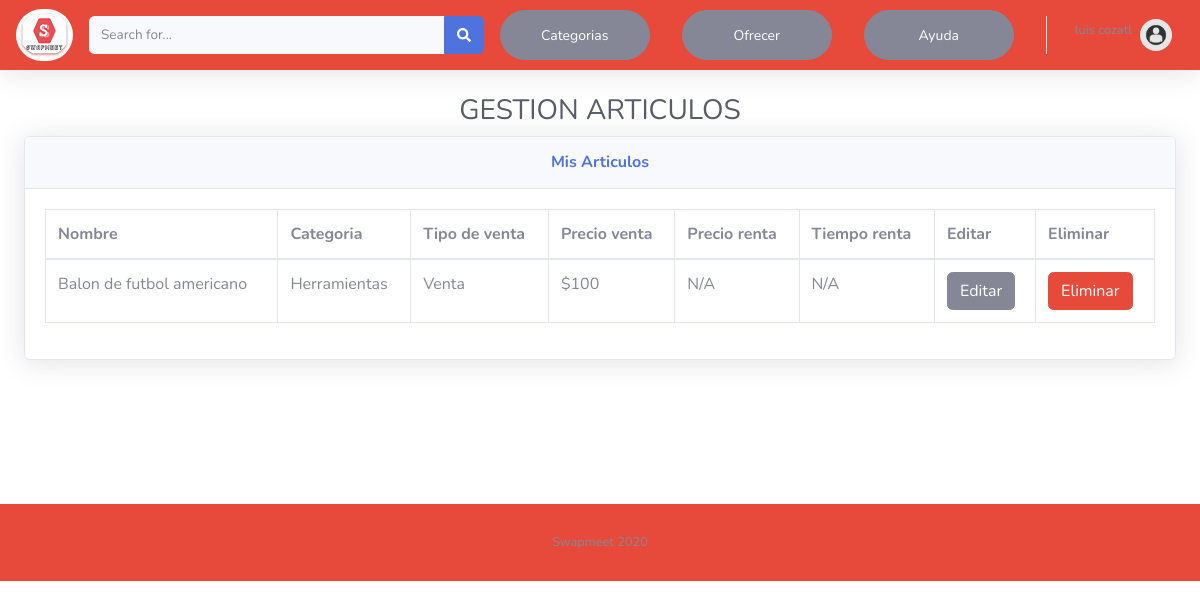
The page /see_products.php (signed in) on the database its author committed.
### tables this page shows
CREATE TABLE `products_data` (
  `product_id` int(11) NOT NULL,
  `user_id` int(11) DEFAULT NULL,
  `name` varchar(50) NOT NULL,
  `product_description` varchar(50) DEFAULT NULL,
  `change_description` varchar(50) DEFAULT NULL,
  `status` varchar(50) NOT NULL,
  `price_sale` varchar(50) DEFAULT NULL,
  `price_rental` varchar(20) DEFAULT NULL,
  `img` varchar(50) DEFAULT NULL,
  `time_rental` varchar(20) DEFAULT NULL,
  `sale_type` varchar(50) NOT NULL,
  `product_category` varchar(20) NOT NULL,
  `change_category` varchar(20) DEFAULT NULL
);

### see_products.php (the view, shortened to what this page needs)
<?php
include("conexiondb.php");
?>
<!DOCTYPE html>
<html lang="en">
<head>
    <link href="css/all.min.css" rel="stylesheet" type="text/css">
    <link href="css/sb-admin-2.min.css" rel="stylesheet">
</head>
<body id="page-top">
    <div id="content-wrapper" class="d-flex flex-column">
        <div id="content">
        <nav class="navbar navbar-expand navbar-light bg-danger topbar mb-4 static-top shadow">
          <a href="index.php">
            <img src="img/Slogo_b.png" style="border-radius: 35px;" >
          </a>
        <form action="index.php" method="GET" class="d-none d-sm-inline-block form-inline mr-auto ml-md-3 my-2 my-md-0 mw-100 navbar-search">
            <div class="input-group">
                <input type="text" name="q" class="form-control bg-light border-0 small" placeholder="Search for..." aria-label="Search" aria-describedby="basic-addon2">
                <div class="input-group-append">
                    <button type="submit" class="btn btn-primary" type="button">
                        <i class="fas fa-search fa-sm"></i>
                    </button>
                </div>
            </div>
        </form>
          <ul class="navbar-nav ml-auto">
             <li class="nav-item dropdown no-arrow mx-1">
              <a class="nav-link dropdown-toggle" href="#" id="alertsDropdown" role="button" data-toggle="dropdown" aria-haspopup="true" aria-expanded="false">
                <button type="button" class="btn btn-secondary btn-sm" style="border-radius: 25px;width : 150px; height: 50px">Categorias</button>
              </a>
            </li>
           <li class="nav-item dropdown no-arrow mx-1">
                   <a href="product_register.php" class="nav-link dropdown-toggle">
                      <button  type="button" class="btn btn-secondary btn-sm" style="border-radius: 25px;width : 150px; height: 50px">Ofrecer</button>
                  </a>
              </li>
              <li class="nav-item dropdown no-arrow mx-1">
                   <a href="help_support.php" class="nav-link dropdown-toggle">
                      <button  type="button" class="btn btn-secondary btn-sm" style="border-radius: 25px;width : 150px; height: 50px">Ayuda</button>
                  </a>
              </li>
            <?php
            if (isset($_SESSION['user_id'])) {
                $getUserQuery = 'SELECT first_name, last_name FROM users_data WHERE user_id='.$_SESSION['user_id'];
                $getUser = mysqli_query($conexion, $getUserQuery);
                $user = mysqli_fetch_assoc($getUser);
              ?>
                <li class="nav-item dropdown no-arrow">
                    <a class="nav-link dropdown-toggle" href="#" id="userDropdown" role="button" data-toggle="dropdown" aria-haspopup="true" aria-expanded="false">
                        <span class="mr-2 d-none d-lg-inline text-gray-600 small">
                            <label><?php echo $user['first_name']." ".$user['last_name'];?></label>
                        </span>
                        <img class="img-profile rounded-circle" src="img/user.jpg">
                    </a>
                </li>
            <?php } ?>
          </ul>
        </nav>
									<div class="container-fluid">
                    <?php
                     $getProductQuery = 'SELECT * FROM products_data WHERE user_id='.$_SESSION['user_id'];
                $getProduct = mysqli_query($conexion, $getProductQuery);
                ?>
												<h1 class="h3 mb-2 text-gray-800 text-center">GESTION ARTICULOS</h1>
												<div class="card shadow mb-4">
													<div class="card-header py-3 text-center">
														<h6 class="m-0 font-weight-bold text-primary">Mis Articulos</h6>
													</div>
													<div class="card-body">
														<div class="table-responsive">
															<table class="table table-bordered" id="dataTable" width="100%" cellspacing="0">
																<thead>
																	<tr>
																		<th>Nombre</th>
																		<th>Categoria</th>
																		<th>Tipo de venta</th>
																		<th>Precio venta</th>
                                    <th>Precio renta</th>
                                    <th>Tiempo renta</th>
																		<th>Editar</th>
																		<th>Eliminar</th>
																	</tr>
																</thead>
																<tbody>
																 <?php while($Product = mysqli_fetch_assoc($getProduct)){?>
																	<tr>
																		<td><?php echo $Product['name'];?></td>
																		<td><?php echo $Product['product_category'];?></td>
																		<td><?php echo $Product['sale_type'];?></td>
                                    <?php if(empty($Product['price_sale'])){
                                      ?><td>N/A</td>
                                   <?php }else{?>
																		<td>$<?php echo $Product['price_sale'];?></td>
                                  <?php } ?>
                                  <?php if(empty($Product['price_rental'])){
                                      ?><td>N/A</td>
                                   <?php }else{?>
                                    <td>$<?php echo $Product['price_rental'];?></td>
                                  <?php } ?>
                                  <?php if(empty($Product['time_rental'])){
                                      ?><td>N/A</td>
                                   <?php }else{?>
                                    <td><?php echo $Product['time_rental'];?></td>
                                  <?php } ?>
																		<td><a href="edit_product.php?edit_product=<?php echo $Product['product_id'];?>"><button class="btn btn-secondary " id="edit" value="">Editar</button></a></td>
																		<td><button class="btn btn-danger delete"  id="delete" data-toggle="modal" data-target="#logoutModal"  value="<?php echo $Product['product_id'];?>">Eliminar</button> </td>
                                    <?php } ?>
																	</tr>
																</tbody>
															</table>
														</div>
													</div>
												</div>
									</div>
						 </div>
						 <br>
						 <br>
						 <br>
						 <br>
						 <br>
							<footer class="sticky-footer bg-danger">
								<div class="container my-auto">
									<div class="copyright text-center my-auto">
										<span>Swapmeet 2020</span>
									</div>
								</div>
							</footer>
				</div>
</body>
</html>

### rows shown on the page
products_data: name "Balon de futbol americano", product_category "Herramientas", sale_type "Venta", price_sale "100", price_rental "N/A", time_rental "N/A", $Product['product_id'] 79 (drawn)
